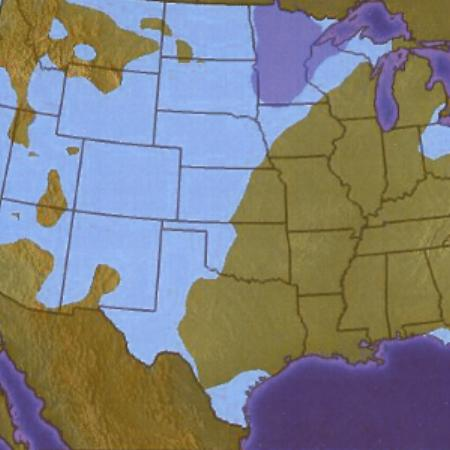
#> input picture python3/test.jpg, 450 x 450 px; its folder holds 5 pictures in this run
$ jupyter execute --allow-errors Clutter.ipynb   (older library calls are emulated)
#> lines starting #> are read from the running program, lines starting #| are printed output that depends on the picture; after the words box and inside, x2 and y2 are one past the last pixel; in counts of white or black regions, pixels touching at a corner belong together
## Libraries

[cell 1]
import cv2
import numpy as np
import pyrtools as pt
from scipy import signal
from scipy import ndimage
from PIL import Image
import matplotlib.pyplot as plt

## Utils

[cell 2]
def RGB2Lab(im):
    """

    Converts RGB color space to CIELab color space

    Parameters
    ----------
    im : an input RGB image

    Returns
    -------
    im_Lab : the output Lab image

    """

    im = np.float32(im)/255 # get r,g,b value in the range of [0,1]

    # the figure from graybar.m and the infromation from the website
    # http://www.cinenet.net/~spitzak/conversion/whysrgb.html, we can conclude
    # that our RGB system is sRGB

    # if RGB system is sRGB
    mask = im >= 0.04045
    im[mask] = ((im[mask] + 0.055) / 1.055)**2.4
    im[~mask] = im[~mask] / 12.92

    # Observer. = 2°, Illuminant = D65
    matrix = np.array([[0.412453, 0.357580, 0.180423],
          [0.212671, 0.715160, 0.072169],
          [0.019334, 0.119193, 0.950227]])

    c_im = np.dot(im, matrix.T)
    c_im[:,:,0] = c_im[:,:,0] / 95.047
    c_im[:,:,1] = c_im[:,:,1] / 100.000
    c_im[:,:,2] = c_im[:,:,2] / 108.833


    mask = c_im >= 0.008856
    c_im[mask] = c_im[mask] ** (1/3)
    c_im[~mask] = 7.787 * c_im[~mask] + 16/116

    im_Lab = np.zeros_like(c_im)

    im_Lab[:,:,0] = ( 116 * c_im[:,:,1] ) - 16
    im_Lab[:,:,1] = 500 * ( c_im[:,:,0] - c_im[:,:,1] )
    im_Lab[:,:,2] = 200 * ( c_im[:,:,1] - c_im[:,:,2] )


    return im_Lab


# [433 lines left out: functions normlize, conv2, RRoverlapconv, RRgaussfilter1D, DoG1filter, addborder and 13 more, not called in this run]

[cell 3]
class Clutter():
    """

    Class of two measures of visual clutter (Feature Congestion and Subband Entropy)

    Parameters
    ----------
    inputImage : gives the input. It can be one of the following 2 things: 1. an RGB image; 2. a string, i.e., file name of an RGB image.
    numlevels : the number of levels.
    contrast_filt_sigma : the sigma (standard deviation) of the center-surround DoG1 filter used for computing the contrast
    contrast_pool_sigma : the sigma (standard deviation) of this Gaussian window for contrast clutter. Default = 3*filt_sigma.
    color_pool_sigma : the sigma (standard deviation) of this Gaussian window for color clutter, Defaults to 3.

    Methods
    -------
    getClutter_FC: computes Feature Congestion clutter, outputs both a scalar (clutter of the whole image) and a map (local clutter).
    getClutter_SE: computes Subband Entropy clutter, outputs only a scalar.
    colorClutter: computes clutter maps indicating local variability in color
    contrastClutter: computes clutter maps indicating local variability in contrast
    orientationClutter: computes clutter maps indicating local variability in orientation

    (Please see individual routines for more info about parameters and outputs.)

    References
    ----------
    Ruth Rosenholtz, Yuanzhen Li, and Lisa Nakano. "Measuring Visual Clutter".
    Journal of Vision, 7(2), 2007. http://www.journalofvision.com/7/2/
    Ruth Rosenholtz, Yuanzhen Li, and Lisa Nakano, March 2007.

    Ruth Rosenholtz, Yuanzhen Li, Jonathan Mansfield, and Zhenlan Jin. "Feature Congestion: A Measure of Display Clutter".
    CHI '05: Proc. of the SIGCHI conference on Human factors in computing systems. May 2005. 761-770.

    """

    def __init__(self, inputImage, numlevels=3, contrast_filt_sigma=1, contrast_pool_sigma=None, color_pool_sigma=3):
#> called with inputImage = 'test.jpg', numlevels = 3, contrast_filt_sigma = 1, contrast_pool_sigma = 3, color_pool_sigma = 3
        self.inputImage = inputImage
        self.numlevels = numlevels
        self.contrast_filt_sigma = contrast_filt_sigma
        self.contrast_pool_sigma = 3 * contrast_filt_sigma if contrast_pool_sigma is None else contrast_pool_sigma
        self.color_pool_sigma = color_pool_sigma
        # orient_pool_sigma is the sigma (standard deviation) of this Gaussian window, and here is hard-wired to 7/2.
        self.orient_pool_sigma = 7/2

        if isinstance(inputImage, str):
            self.im = cv2.imread(inputImage)
#> self.im is the input picture: shape (450, 450, 3); mean B, G, R 127.6, 127.7, 127.7
            if self.im is None:
                raise ValueError(f'Unable to open {inputImage} image file.')
            self.im = cv2.cvtColor(self.im, cv2.COLOR_BGR2RGB)

        elif isinstance(inputImage,np.ndarray):
            self.im = inputImage


        # The input image, im, had better be a MxNx3 matrix, in which case we assume it is an RGB image.
        # If it's MxN, it's probably gray, and color clutter method is not appropriate.
        number_of_dimension = len(self.im.shape)
#> number_of_dimension = 3
        if number_of_dimension == 3:
            self.m, self.n, self.d = self.im.shape
#> self.m = 450; self.n = 450; self.d = 3
        elif number_of_dimension == 2:
            self.m, self.n = self.im.shape
            self.d = 1
        else:
            raise ValueError(f'inputImage should be as one of these formats: MxNxD or MxN')

        if self.d == 3:
            # we first convert it into the perceptually-based CIELab color space.
            self.Lab = RGB2Lab(self.im)
#> in RGB2Lab, `im = np.float32(im)/255`:
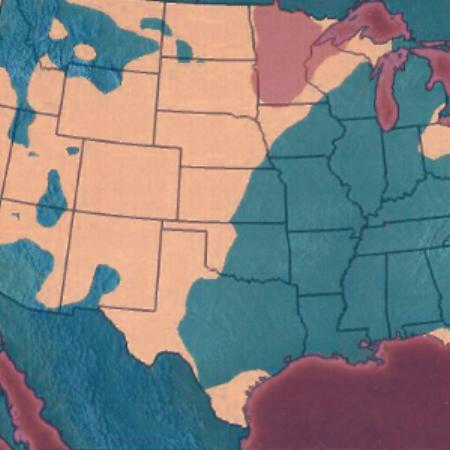
#> im: shape (450, 450, 3) float32; mean of channels 0, 1, 2 0.501, 0.501, 0.501; drawn as B, G, R
#> in RGB2Lab, `im[mask] = ((im[mask] + 0.055) / 1.055)**2.4`:
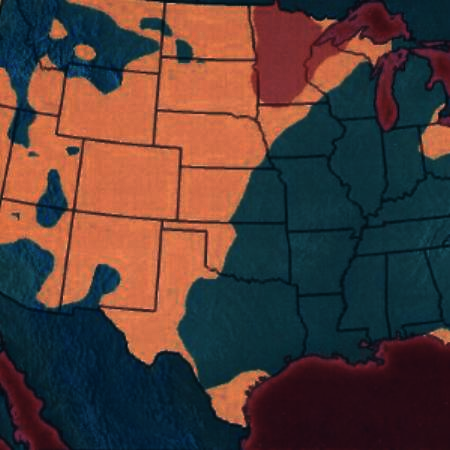
#> im: shape (450, 450, 3) float32; mean of channels 0, 1, 2 0.223, 0.241, 0.325; drawn as B, G, R
#> in RGB2Lab, `im[~mask] = im[~mask] / 12.92`: im: shape (450, 450, 3) float32; under 0.01% of pixels changed, all inside (x1, y1, x2, y2) = (14, 68, 114, 312)
#> in RGB2Lab, `c_im[:,:,0] = c_im[:,:,0] / 95.047`:
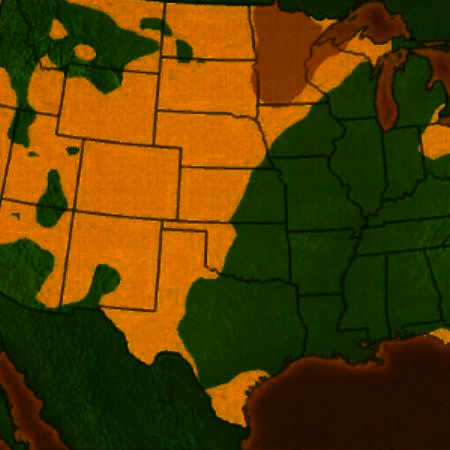
#> c_im: shape (450, 450, 3) float64; mean of channels 0, 1, 2 0.00249, 0.243, 0.342; drawn with min black and max white
#> in RGB2Lab, `c_im[:,:,1] = c_im[:,:,1] / 100.000`:
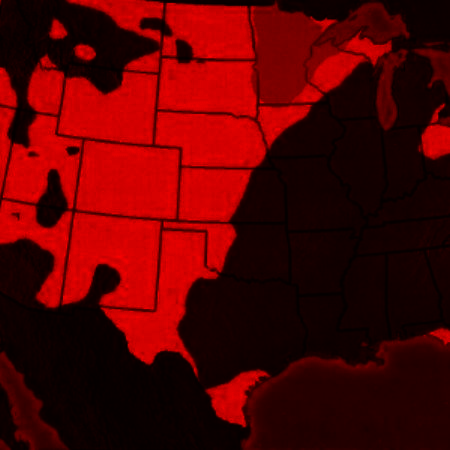
#> c_im: shape (450, 450, 3) float64; mean of channels 0, 1, 2 0.00249, 0.00243, 0.342; drawn with min black and max white
#> in RGB2Lab, `mask = c_im >= 0.008856`:
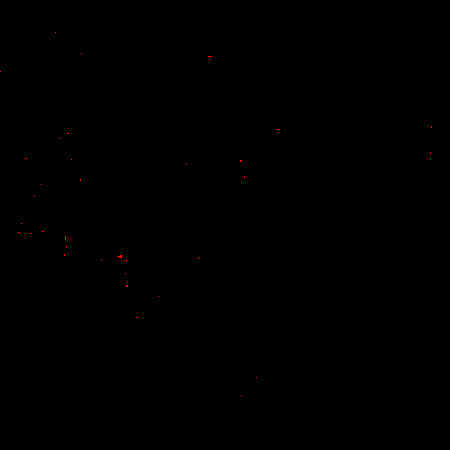
#> mask: shape (450, 450, 3) bool; mean of channels 0, 1, 2 0, 0, 0.000356; drawn as B, G, R
#> in RGB2Lab, `c_im[mask] = c_im[mask] ** (1/3)`: c_im: shape (450, 450, 3) float64; mean of channels 0, 1, 2 0.00249, 0.00243, 0.00321
#> in RGB2Lab, `im_Lab[:,:,1] = 500 * ( c_im[:,:,0] - c_im[:,:,1] )`:
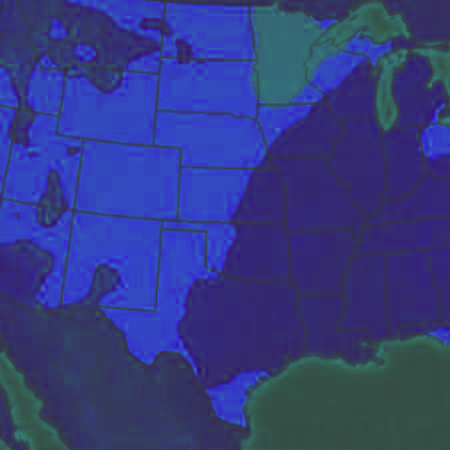
#> im_Lab: shape (450, 450, 3) float64; mean of channels 0, 1, 2 2.2, 0.237, 0; drawn with min black and max white
#> in RGB2Lab, `im_Lab[:,:,2] = 200 * ( c_im[:,:,1] - c_im[:,:,2] )`:
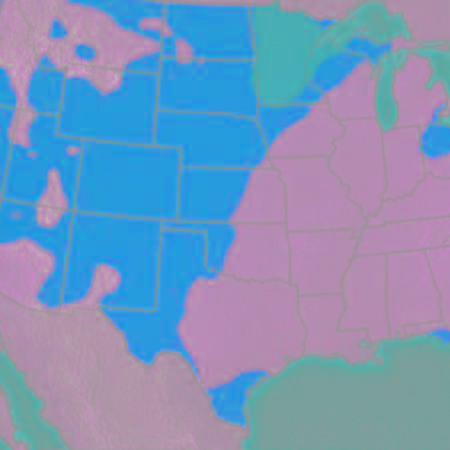
#> im_Lab: shape (450, 450, 3) float64; mean of channels 0, 1, 2 2.2, 0.237, -1.11; drawn with min black and max white
            Lab_float = self.Lab.astype(np.float32)
            # luminance(L) and the chrominance(a,b) channels
            self.L, self.a, self.b = cv2.split(Lab_float)
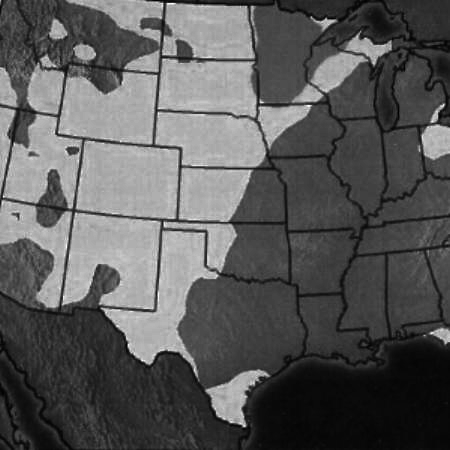
#> self.L: shape (450, 450) float32; min 0.338, max 5.62, mean 2.2; drawn with min black and max white
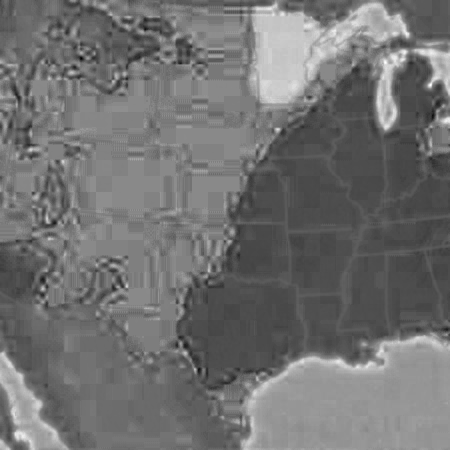
#> self.a: shape (450, 450) float32; min -1.45, max 2.33, mean 0.237; drawn with min black and max white
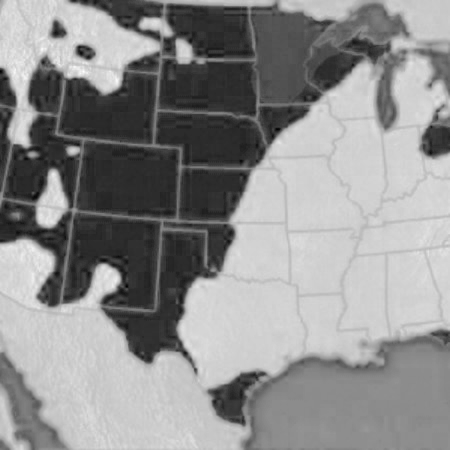
#> self.b: shape (450, 450) float32; min -7.46, max 3.89, mean -1.11; drawn with min black and max white

            # Get Gaussian pyramids (one for each of L,a,b)
            pyr = pt.pyramids.GaussianPyramid(self.L, height=self.numlevels)
            self.L_pyr = pyr.pyr_coeffs
            pyr = pt.pyramids.GaussianPyramid(self.a, height=self.numlevels)
            self.a_pyr = pyr.pyr_coeffs
            pyr = pt.pyramids.GaussianPyramid(self.b, height=self.numlevels)
            self.b_pyr = pyr.pyr_coeffs
            self.RRLab = [self.L_pyr, self.a_pyr, self.b_pyr]

        else:
            self.L = self.im
            pyr = pt.pyramids.GaussianPyramid(L, height=numlevels)
            self.L_pyr = pyr.pyr_coeffs
            print ('Input image appears to be grayscale, so you can only use contrast clutter method\n')


    # [600 lines left out: functions collapse, display, computeColorClutter, colorClutter, contrastClutter, RROrientationOppEnergy and 6 more, not called in this run]
